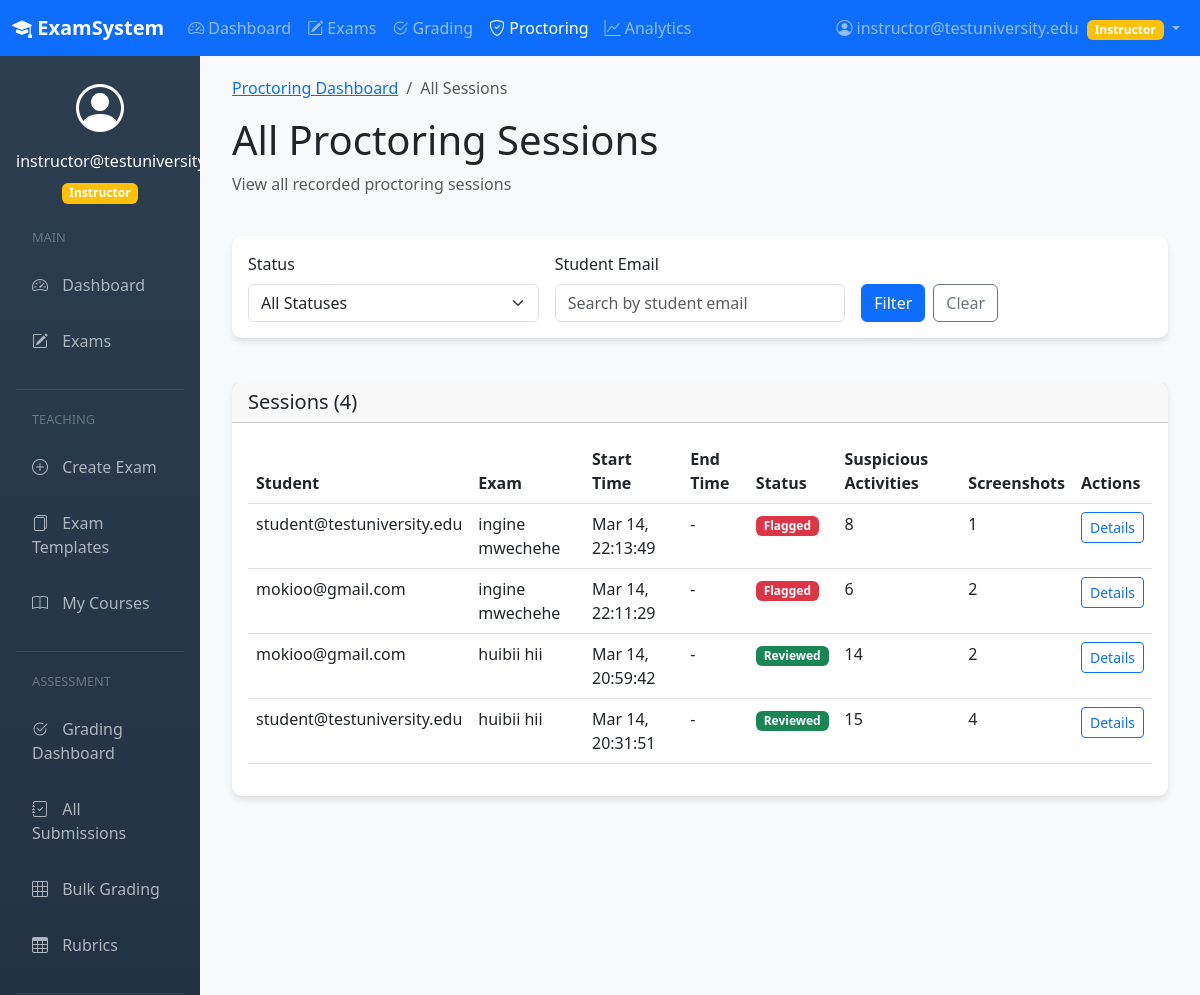
Before: /proctoring/sessions/ (signed in, upper part) with the older database file.
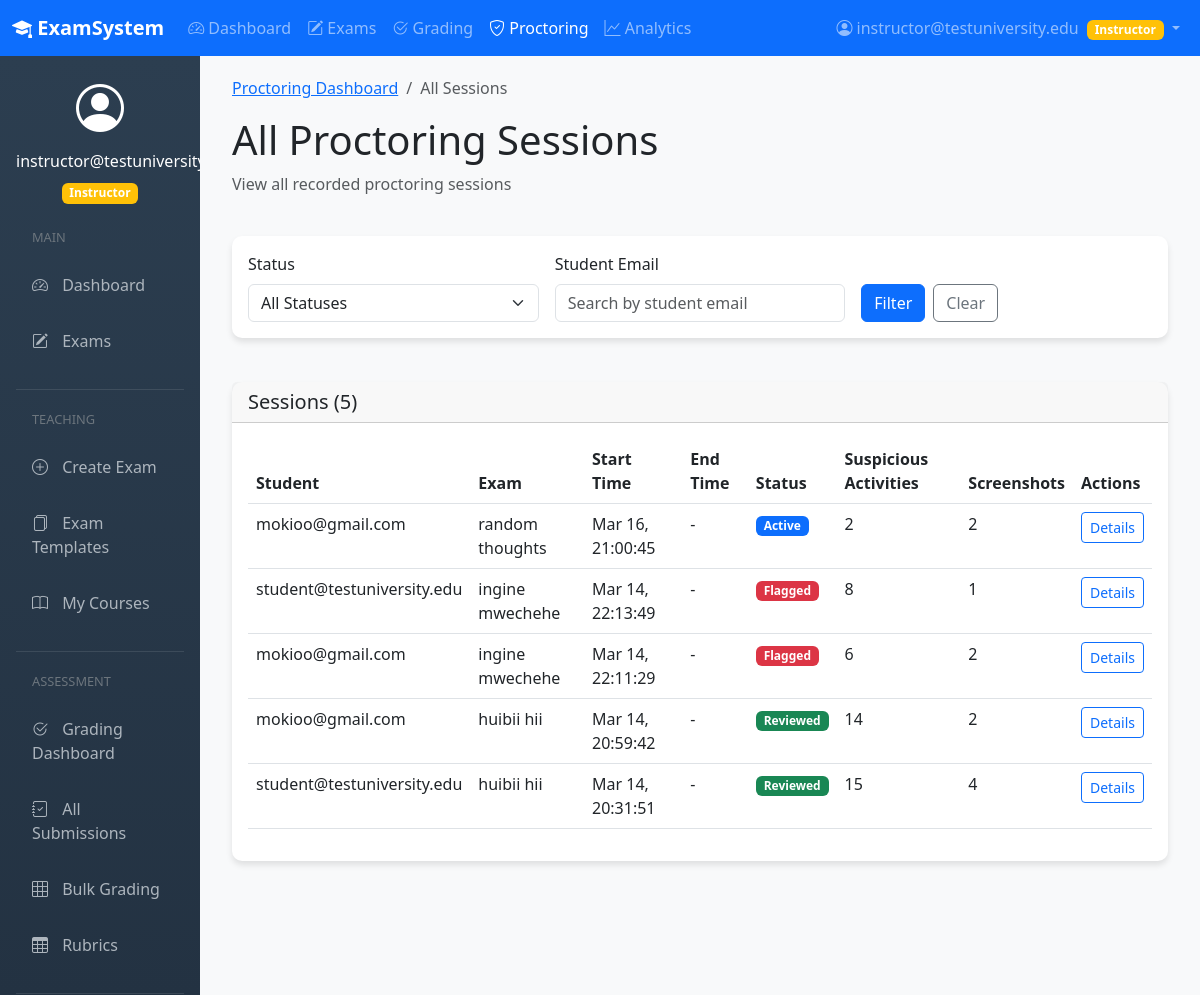
After: the same page with the newer database file.
### apps/proctoring/models.py (models this page shows, shortened)
class ProctoringSession(models.Model):
    SESSION_STATUS = (
        ('ACTIVE', 'Active'),
        ('COMPLETED', 'Completed'),
        ('FLAGGED', 'Flagged'),
        ('REVIEWED', 'Reviewed'),
    )
    session_id = models.UUIDField(primary_key=True, default=uuid.uuid4, editable=False)
    submission = models.OneToOneField('exams.Submission', on_delete=models.CASCADE, related_name='proctoring_session')
    student = models.ForeignKey(settings.AUTH_USER_MODEL, on_delete=models.CASCADE)
    start_time = models.DateTimeField(auto_now_add=True)
    end_time = models.DateTimeField(null=True, blank=True)
    status = models.CharField(max_length=20, choices=SESSION_STATUS, default='ACTIVE')
    browser_name = models.CharField(max_length=100, blank=True)
    browser_version = models.CharField(max_length=50, blank=True)
    os_info = models.CharField(max_length=100, blank=True)
    screen_resolution = models.CharField(max_length=50, blank=True)
    is_fullscreen = models.BooleanField(default=False)
    was_fullscreen_exit = models.BooleanField(default=False)
    tab_switch_count = models.IntegerField(default=0)
    focus_loss_count = models.IntegerField(default=0)
    copy_paste_attempts = models.IntegerField(default=0)
    right_click_attempts = models.IntegerField(default=0)
    screenshot_count = models.IntegerField(default=0)
    class Meta:
        db_table = 'proctoring_sessions'
        ordering = ['-start_time']

### apps/users/models.py (models this page shows, shortened)
class CustomUser(AbstractUser):
    USER_ROLES = (
        ('ADMIN', 'Administrator'),
        ('INSTRUCTOR', 'Instructor'),
        ('STUDENT', 'Student'),
    )
    email = models.EmailField(_('email address'), unique=True)
    role = models.CharField(max_length=20, choices=USER_ROLES, default='STUDENT')
    institution = models.ForeignKey(Institution, on_delete=models.SET_NULL, null=True, blank=True)
    username = models.CharField(max_length=150, unique=True)
    USERNAME_FIELD = 'email'
    REQUIRED_FIELDS = ['username', 'role']
    objects = CustomUserManager()
    class Meta:
        verbose_name = _('user')
        verbose_name_plural = _('users')

### apps/exams/models.py (models this page shows, shortened)
class Submission(models.Model):
    GRADING_STATUS = (
        ('PENDING', 'Pending'),
        ('AUTO_GRADED', 'Auto-graded'),
        ('MANUALLY_GRADED', 'Manually Graded'),
        ('PARTIALLY_GRADED', 'Partially Graded'),
    )
    submission_id = models.UUIDField(primary_key=True, default=uuid.uuid4, editable=False)
    exam = models.ForeignKey(Exam, on_delete=models.CASCADE, related_name='submissions')
    student = models.ForeignKey(CustomUser, on_delete=models.CASCADE, related_name='submissions')
    started_at = models.DateTimeField()
    submitted_at = models.DateTimeField(null=True, blank=True)
    total_score = models.DecimalField(max_digits=10, decimal_places=2, null=True, blank=True)
    is_graded = models.BooleanField(default=False)
    grading_status = models.CharField(max_length=20, choices=GRADING_STATUS, default='PENDING')
    created_at = models.DateTimeField(auto_now_add=True)
    class Meta:
        unique_together = ('exam', 'student')

class Exam(models.Model):
    exam_id = models.UUIDField(primary_key=True, default=uuid.uuid4, editable=False)
    title = models.CharField(max_length=255)
    description = models.TextField(blank=True)
    instructor = models.ForeignKey(CustomUser, on_delete=models.CASCADE, related_name='exams_created')
    course = models.ForeignKey(Course, on_delete=models.CASCADE, null=True, blank=True)
    time_limit_minutes = models.IntegerField(null=True, blank=True)
    total_points = models.DecimalField(max_digits=10, decimal_places=2, validators=[MinValueValidator(0)])
    passing_score = models.DecimalField(max_digits=10, decimal_places=2, null=True, blank=True)
    start_date = models.DateTimeField()
    end_date = models.DateTimeField()
    is_published = models.BooleanField(default=False)
    require_secure_browser = models.BooleanField(default=False)
    enable_plagiarism_check = models.BooleanField(default=False)
    created_at = models.DateTimeField(auto_now_add=True)
    updated_at = models.DateTimeField(auto_now=True)

### apps/proctoring/views.py (the view)
# urls.py: path('sessions/', views.session_list, name='session_list'),
@login_required
def session_list(request):
    if request.user.role not in ['INSTRUCTOR', 'ADMIN']:
        return HttpResponseForbidden("Access denied")
    sessions = ProctoringSession.objects.select_related(
        'submission',
        'submission__student',
        'submission__exam'
    ).order_by('-start_time')
    status_filter = request.GET.get('status')
    student_filter = request.GET.get('student')
    if status_filter:
        sessions = sessions.filter(status=status_filter)
    if student_filter:
        sessions = sessions.filter(submission__student__email__icontains=student_filter)
    context = {
        'sessions': sessions
    }
    return render(request, 'proctoring/session_list.html', context)

### apps/core/context_processors.py (called while the page is built)
def notification_counts(request):
    if request.user.is_authenticated:
        if request.user.role in ['INSTRUCTOR', 'ADMIN']:
            flagged_count = ProctoringSession.objects.filter(
                submission__exam__instructor=request.user,
                status='FLAGGED'
            ).count()
            pending_count = Submission.objects.filter(
                exam__instructor=request.user,
                is_graded=False,
                submitted_at__isnull=False
            ).count()
            return {
                'flagged_sessions_count': flagged_count,
                'grading_pending_count': pending_count
            }
    return {}

### templates/proctoring/session_list.html (shortened to what the changed rows need)
{% extends 'base.html' %}
{% block content %}
<div class="container-fluid">
    <div class="row mb-4">
        <div class="col-12">
            <h1>All Proctoring Sessions</h1>
        </div>
    </div>
    <div class="card">
        <div class="card-header">
            <h5 class="card-title mb-0">Sessions ({{ sessions|length }})</h5>
        </div>
        <div class="card-body">
            {% if sessions %}
            <div class="table-responsive">
                <table class="table table-hover">
                    <thead>
                        <tr>
                            <th>Student</th>
                            <th>Exam</th>
                            <th>Start Time</th>
                            <th>End Time</th>
                            <th>Status</th>
                            <th>Suspicious Activities</th>
                            <th>Screenshots</th>
                            <th>Actions</th>
                        </tr>
                    </thead>
                    <tbody>
                        {% for session in sessions %}
                        <tr>
                            <td>{{ session.student.email }}</td>
                            <td>{{ session.submission.exam.title }}</td>
                            <td>{{ session.start_time|date:"M d, H:i:s" }}</td>
                            <td>{{ session.end_time|date:"M d, H:i:s"|default:"-" }}</td>
                            <td>
                                <span class="badge bg-{% if session.status == 'ACTIVE' %}primary{% elif session.status == 'FLAGGED' %}danger{% else %}success{% endif %}">
                                    {{ session.get_status_display }}
                                </span>
                            </td>
                            <td>
                                {{ session.tab_switch_count|add:session.focus_loss_count|add:session.copy_paste_attempts|add:session.right_click_attempts }}
                            </td>
                            <td>{{ session.screenshot_count }}</td>
                            <td>
                                <a href="{% url 'proctoring:session_detail' session.session_id %}"
                                   class="btn btn-sm btn-outline-primary">
                                    Details
                                </a>
                            </td>
                        </tr>
                        {% endfor %}
                    </tbody>
                </table>
            </div>
            {% else %}
            <div class="alert alert-info">
                <i class="bi bi-info-circle"></i>
                No proctoring sessions found.
            </div>
            {% endif %}
        </div>
    </div>
</div>
{% endblock %}

Changed rows visible on the page:
added ProctoringSession: student.email "mokioo@gmail.com", submission.exam "random thoughts", start_time "Mar 16, 21:00:45", end_time "-", status "Active", tab_switch_count|add "2", screenshot_count "2"
Other visible differences:
{{ sessions|length }}: "4" → "5"
